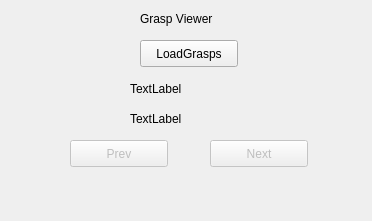
<?xml version="1.0" encoding="UTF-8"?>
<ui version="4.0">
 <class>GraspViewerDlgUI</class>
 <widget class="QDialog" name="GraspViewerDlgUI">
  <property name="geometry">
   <rect>
    <x>0</x>
    <y>0</y>
    <width>372</width>
    <height>221</height>
   </rect>
  </property>
  <property name="windowTitle">
   <string>EigenGrasp Planners</string>
  </property>
  <widget class="QPushButton" name="nextGrasp">
   <property name="enabled">
    <bool>false</bool>
   </property>
   <property name="geometry">
    <rect>
     <x>210</x>
     <y>140</y>
     <width>98</width>
     <height>27</height>
    </rect>
   </property>
   <property name="text">
    <string>Next</string>
   </property>
  </widget>
  <widget class="QPushButton" name="prevGrasp">
   <property name="enabled">
    <bool>false</bool>
   </property>
   <property name="geometry">
    <rect>
     <x>70</x>
     <y>140</y>
     <width>98</width>
     <height>27</height>
    </rect>
   </property>
   <property name="text">
    <string>Prev</string>
   </property>
  </widget>
  <widget class="QPushButton" name="loadGrasps">
   <property name="geometry">
    <rect>
     <x>140</x>
     <y>40</y>
     <width>98</width>
     <height>27</height>
    </rect>
   </property>
   <property name="text">
    <string>LoadGrasps</string>
   </property>
  </widget>
  <widget class="QLabel" name="dialogtitle">
   <property name="geometry">
    <rect>
     <x>140</x>
     <y>10</y>
     <width>101</width>
     <height>17</height>
    </rect>
   </property>
   <property name="text">
    <string>Grasp Viewer</string>
   </property>
  </widget>
  <widget class="QLabel" name="energyLabel">
   <property name="geometry">
    <rect>
     <x>130</x>
     <y>80</y>
     <width>131</width>
     <height>17</height>
    </rect>
   </property>
   <property name="text">
    <string>TextLabel</string>
   </property>
  </widget>
  <widget class="QLabel" name="graspNumLabel">
   <property name="geometry">
    <rect>
     <x>130</x>
     <y>110</y>
     <width>131</width>
     <height>17</height>
    </rect>
   </property>
   <property name="text">
    <string>TextLabel</string>
   </property>
  </widget>
 </widget>
 <layoutdefault spacing="6" margin="11"/>
 <pixmapfunction>qPixmapFromMimeSource</pixmapfunction>
 <includes>
  <include location="global">vector</include>
 </includes>
 <resources/>
 <connections>
  <connection>
   <sender>loadGrasps</sender>
   <signal>clicked()</signal>
   <receiver>GraspViewerDlgUI</receiver>
   <slot>loadButton_clicked()</slot>
   <hints>
    <hint type="sourcelabel">
     <x>20</x>
     <y>20</y>
    </hint>
    <hint type="destinationlabel">
     <x>20</x>
     <y>20</y>
    </hint>
   </hints>
  </connection>
  <connection>
   <sender>nextGrasp</sender>
   <signal>clicked()</signal>
   <receiver>GraspViewerDlgUI</receiver>
   <slot>nextGraspButton_clicked()</slot>
   <hints>
    <hint type="sourcelabel">
     <x>20</x>
     <y>20</y>
    </hint>
    <hint type="destinationlabel">
     <x>20</x>
     <y>20</y>
    </hint>
   </hints>
  </connection>
  <connection>
   <sender>prevGrasp</sender>
   <signal>clicked()</signal>
   <receiver>GraspViewerDlgUI</receiver>
   <slot>prevGraspButton_clicked()</slot>
   <hints>
    <hint type="sourcelabel">
     <x>20</x>
     <y>20</y>
    </hint>
    <hint type="destinationlabel">
     <x>20</x>
     <y>20</y>
    </hint>
   </hints>
  </connection>
 </connections>
</ui>
